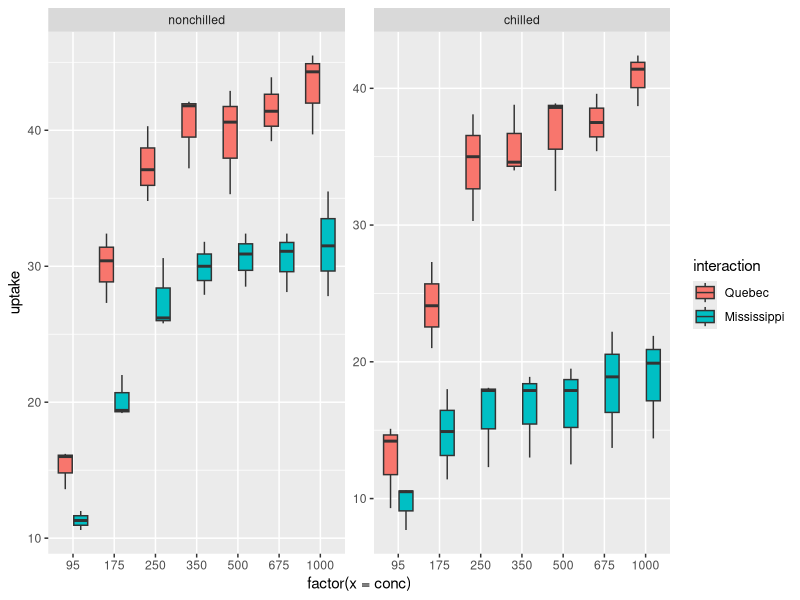

Source code (R):
library(ggplot2)

# Plot using formula
pf <- function(df, formula) {
  f <- as.character(formula)
  y <- f[2]
  dep <- all.vars(str2lang(f[3]))
  x <- dep[1]
  dep <- dep[-1]
  facet <- dep[1]
  dep <- dep[-1]
  interaction <- interaction(df[, dep])
  df$interaction <- interaction
  aes <- aes(x = factor(
    x = .data[[x]]),
    y = .data[[y]],
    fill = .data[["interaction"]]
  )
  p <- ggplot(
    data = df,
    aes(!!!aes)
  ) +
    geom_boxplot() +
    facet_wrap(
      ~ .data[[facet]],
      scales = "free"
    )
  return(p)
}

pf(
  CO2,
  formula(uptake ~ conc + Treatment * Type)
)
